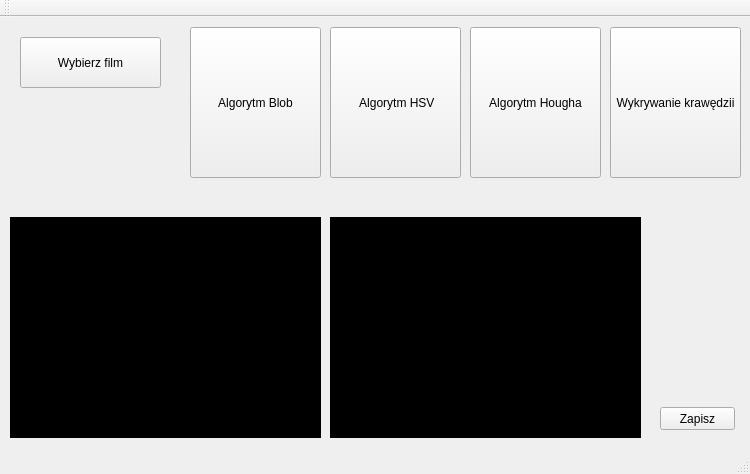
<?xml version="1.0" encoding="UTF-8"?>
<ui version="4.0">
 <class>MainWindow</class>
 <widget class="QMainWindow" name="MainWindow">
  <property name="geometry">
   <rect>
    <x>0</x>
    <y>0</y>
    <width>750</width>
    <height>474</height>
   </rect>
  </property>
  <property name="windowTitle">
   <string>MainWindow</string>
  </property>
  <widget class="QWidget" name="centralWidget">
   <widget class="QLabel" name="label">
    <property name="geometry">
     <rect>
      <x>10</x>
      <y>200</y>
      <width>311</width>
      <height>221</height>
     </rect>
    </property>
    <property name="sizePolicy">
     <sizepolicy hsizetype="Maximum" vsizetype="MinimumExpanding">
      <horstretch>0</horstretch>
      <verstretch>0</verstretch>
     </sizepolicy>
    </property>
    <property name="styleSheet">
     <string notr="true">background-color: rgb(0, 0, 0);</string>
    </property>
    <property name="text">
     <string/>
    </property>
   </widget>
   <widget class="QLabel" name="label_2">
    <property name="geometry">
     <rect>
      <x>330</x>
      <y>200</y>
      <width>311</width>
      <height>221</height>
     </rect>
    </property>
    <property name="sizePolicy">
     <sizepolicy hsizetype="Maximum" vsizetype="MinimumExpanding">
      <horstretch>0</horstretch>
      <verstretch>0</verstretch>
     </sizepolicy>
    </property>
    <property name="styleSheet">
     <string notr="true">background-color: rgb(0, 0, 0);</string>
    </property>
    <property name="text">
     <string/>
    </property>
   </widget>
   <widget class="QPushButton" name="pushButton_3">
    <property name="geometry">
     <rect>
      <x>660</x>
      <y>390</y>
      <width>75</width>
      <height>23</height>
     </rect>
    </property>
    <property name="text">
     <string>Zapisz</string>
    </property>
   </widget>
   <widget class="QPushButton" name="pushButton">
    <property name="geometry">
     <rect>
      <x>20</x>
      <y>20</y>
      <width>141</width>
      <height>51</height>
     </rect>
    </property>
    <property name="text">
     <string>Wybierz film</string>
    </property>
   </widget>
   <widget class="QPushButton" name="pushButton_2">
    <property name="geometry">
     <rect>
      <x>470</x>
      <y>10</y>
      <width>131</width>
      <height>151</height>
     </rect>
    </property>
    <property name="text">
     <string>Algorytm Hougha</string>
    </property>
   </widget>
   <widget class="QPushButton" name="pushButton_5">
    <property name="geometry">
     <rect>
      <x>610</x>
      <y>10</y>
      <width>131</width>
      <height>151</height>
     </rect>
    </property>
    <property name="text">
     <string>Wykrywanie krawędzii</string>
    </property>
   </widget>
   <widget class="QPushButton" name="pushButton_4">
    <property name="geometry">
     <rect>
      <x>190</x>
      <y>10</y>
      <width>131</width>
      <height>151</height>
     </rect>
    </property>
    <property name="text">
     <string>Algorytm Blob</string>
    </property>
   </widget>
   <widget class="QPushButton" name="pushButton_7">
    <property name="geometry">
     <rect>
      <x>330</x>
      <y>10</y>
      <width>131</width>
      <height>151</height>
     </rect>
    </property>
    <property name="text">
     <string> Algorytm HSV</string>
    </property>
   </widget>
  </widget>
  <widget class="QMenuBar" name="menuBar">
   <property name="geometry">
    <rect>
     <x>0</x>
     <y>0</y>
     <width>750</width>
     <height>21</height>
    </rect>
   </property>
  </widget>
  <widget class="QToolBar" name="mainToolBar">
   <attribute name="toolBarArea">
    <enum>TopToolBarArea</enum>
   </attribute>
   <attribute name="toolBarBreak">
    <bool>false</bool>
   </attribute>
  </widget>
  <widget class="QStatusBar" name="statusBar"/>
 </widget>
 <layoutdefault spacing="6" margin="11"/>
 <resources/>
 <connections/>
</ui>
